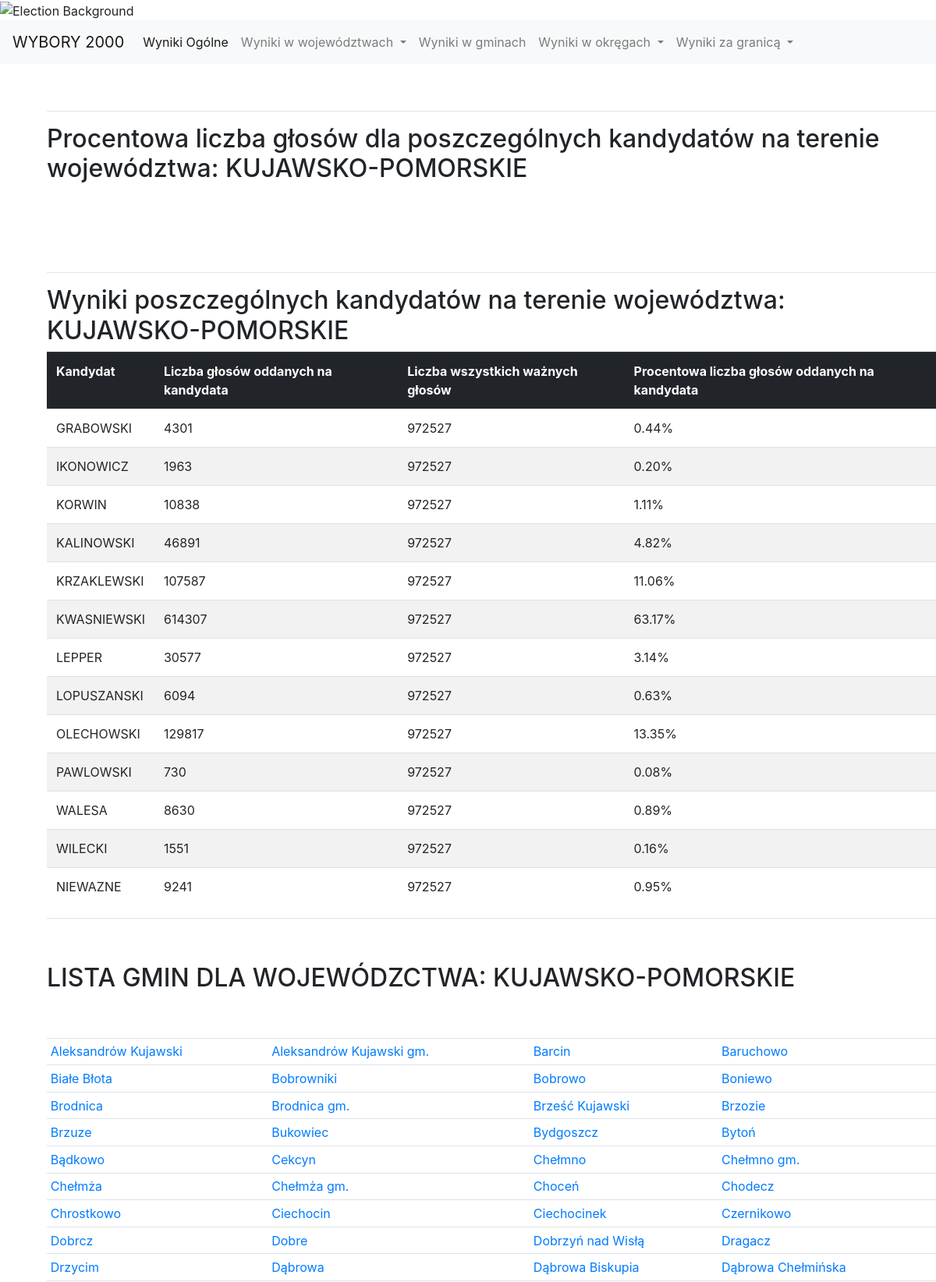
Screenshot of /county/KUJAWSKO-POMORSKIE/ (upper part) with the database file from the repository.
### wybory/models.py (models this page shows)
class MainCommune(models.Model):
    id = models.IntegerField(primary_key=True)
    county = models.CharField(max_length=32)
    area = models.IntegerField()
    name = models.CharField(max_length=255)
    subareas = models.IntegerField()
    people = models.IntegerField()
    cards = models.IntegerField()
    invalid = models.IntegerField()
    grabowski = models.IntegerField()
    ikonowicz = models.IntegerField()
    kalinowski = models.IntegerField()
    korwin = models.IntegerField()
    krzaklewski = models.IntegerField()
    kwasniewski = models.IntegerField()
    lepper = models.IntegerField()
    lopuszanski = models.IntegerField()
    olechowski = models.IntegerField()
    pawlowski = models.IntegerField()
    walesa = models.IntegerField()
    wilecki = models.IntegerField()
    class Meta:
        managed = False
        db_table = 'main_commune'

### wybory/views.py (the view)
# urls.py: path('county/<county_name>/', views.county, name='county'),
def county(request, county_name):
    try:
        countries = MetaCountries.get_countries()
        template = loader.get_template('county.html')
        votes = MetaCommune.get_votes_county(county_name)
        suma=0
        areas_ids = MetaCommune.get_areas_ids()
        print(county_name)
        areas = MetaCommune.get_areas(county_name)
        for v, k in votes.items():
            suma = suma + k
        percent = dict()
        for v, k in votes.items():
            value = float(100 * k / suma)
            value = "%.2f" % value
            percent[v] = (k, value)
        counties = MetaCommune.get_county()
        context = {
            'votes': votes,
            'suma': suma,
            'percent': percent,
            'counties': counties,
            'county_name': county_name,
            'areas': areas,
            'areas_ids': areas_ids,
            'countries': countries
        }
    except Exception:
        raise Http404
    return HttpResponse(template.render(context, request))

### wybory/models.py (called while the page is built)
    @staticmethod
    def get_countries():
        countries = Countries.objects.values_list('county').distinct()
        return countries.values('county').order_by('county')

    @staticmethod
    def get_county():
        counties_q = MainCommune.objects.all().values_list('county').distinct().annotate(n=models.Count("county"))
        counties = list()
        for v, k in counties_q:
            counties.append(v)
        return counties

    @staticmethod
    def get_votes_county(county):
        votes = MainCommune.objects.filter(county=county).aggregate(
            GRABOWSKI=Sum('grabowski'),
            IKONOWICZ=Sum('ikonowicz'),
            KORWIN=Sum('korwin'),
            KALINOWSKI=Sum('kalinowski'),
            KRZAKLEWSKI=Sum('krzaklewski'),
            KWASNIEWSKI=Sum('kwasniewski'),
            LEPPER=Sum('lepper'),
            LOPUSZANSKI=Sum('lopuszanski'),
            OLECHOWSKI=Sum('olechowski'),
            PAWLOWSKI=Sum('pawlowski'),
            WALESA=Sum('walesa'),
            WILECKI=Sum('wilecki'),
            NIEWAZNE=Sum('invalid'),
        )
        return votes

    @staticmethod
    def get_areas(county_name):
        areas = MainCommune.objects.filter(county=county_name).values('name').distinct()
        return areas.values('name').order_by('name')

    @staticmethod
    def get_areas_ids():
        areas = MainCommune.objects.values('area').distinct().values('area')
        return areas

### wybory/templates/county.html (shortened to what this page needs)
{% extends "wybory.html" %}
{% block content %}
    {% if areas %}
        <hr>
        <div class = "select2-container" id="areas_div">
            <h2 style="margin-bottom: 5%; margin-top: 5%">LISTA GMIN DLA WOJEWÓDZCTWA: {{ county_name }}</h2>
            <table class = "table table-sm">
                <tr>
                    {% for v in areas %}
                            <td><a href = {% url 'subarea' county_name v.name %}>{{ v.name }}</a></td>
                            {% if forloop.counter|divisibleby:4 %}</tr><tr>{% endif %}
                    {% endfor %}
            </table>
        </div>
    {% endif %}
{% endblock %}

### rows the page displays
MainCommune: name "Aleksandrów Kujawski"
MainCommune: name "Aleksandrów Kujawski gm."
MainCommune: name "Barcin"
MainCommune: name "Baruchowo"
MainCommune: name "Białe Błota"
MainCommune: name "Bobrowniki"
MainCommune: name "Bobrowo"
MainCommune: name "Boniewo"
MainCommune: name "Brodnica"
MainCommune: name "Brodnica gm."
MainCommune: name "Brześć Kujawski"
MainCommune: name "Brzozie"
MainCommune: name "Brzuze"
MainCommune: name "Bukowiec"
MainCommune: name "Bydgoszcz"
MainCommune: name "Bytoń"
MainCommune: name "Bądkowo"
MainCommune: name "Cekcyn"
MainCommune: name "Chełmno"
MainCommune: name "Chełmno gm."
MainCommune: name "Chełmża"
MainCommune: name "Chełmża gm."
MainCommune: name "Choceń"
MainCommune: name "Chodecz"
MainCommune: name "Chrostkowo"
MainCommune: name "Ciechocin"
MainCommune: name "Ciechocinek"
MainCommune: name "Czernikowo"
MainCommune: name "Dobrcz"
MainCommune: name "Dobrzyń nad Wisłą"
MainCommune: name "Dragacz"
MainCommune: name "Drzycim"
MainCommune: name "Dąbrowa Biskupia"
MainCommune: name "Dąbrowa Chełmińska"

### other values shown
{{ county_name }} "KUJAWSKO-POMORSKIE"
{{ value }} "GRABOWSKI" "IKONOWICZ" "KORWIN" "KALINOWSKI" "KRZAKLEWSKI" "KWASNIEWSKI" "LEPPER" "LOPUSZANSKI" "OLECHOWSKI" "PAWLOWSKI" "WALESA" "WILECKI" "NIEWAZNE"
{{ key.0 }} "4301" "1963" "10838" "46891" "107587" "614307" "30577" "6094" "129817" "730" "8630" "1551" "9241"
{{ suma }} "972527" "972527" "972527" "972527" "972527" "972527" "972527" "972527" "972527" "972527" "972527" "972527" "972527"
{{ key.1 }} "0.44" "0.20" "1.11" "4.82" "11.06" "63.17" "3.14" "0.63" "13.35" "0.08" "0.89" "0.16" "0.95"
{{ v.name }} "Dobre" "Dąbrowa"
